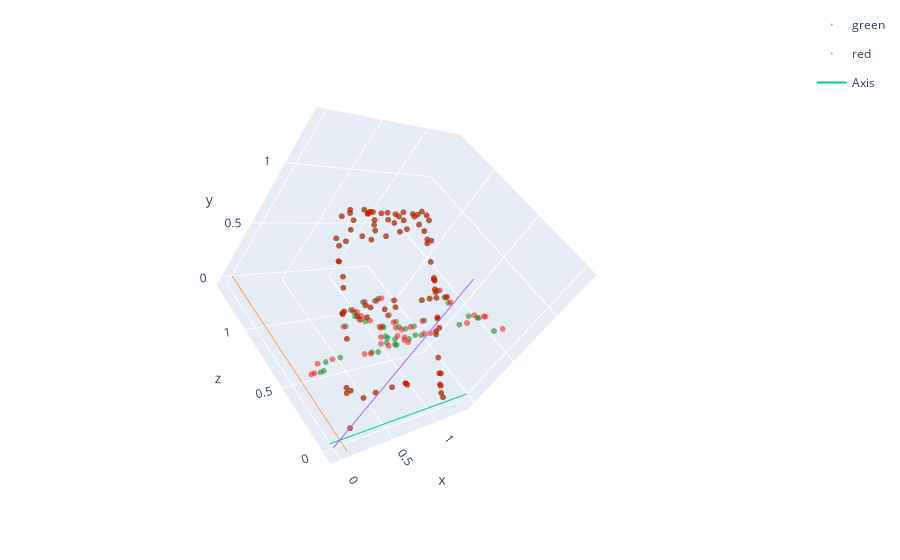

Notebook code cell kept with this figure:
### Markdown cell above
## With ROA alignment and Loss

### Code cell
trans_mat, loss = get_optimal_trans_mat(embeddings, points, iterations=1600)
champ_dist = chamfer_distance_numpy(np.expand_dims(apply_transformation(embeddings, trans_mat), axis=0), np.expand_dims(points, axis=0))
print('Chamfer Distance:', champ_dist)
print('Loss:', loss)
print('EMD:', emd(apply_transformation(embeddings, trans_mat), points))
plot_3D([apply_transformation(embeddings, trans_mat), points], colors=['green', 'red'])
